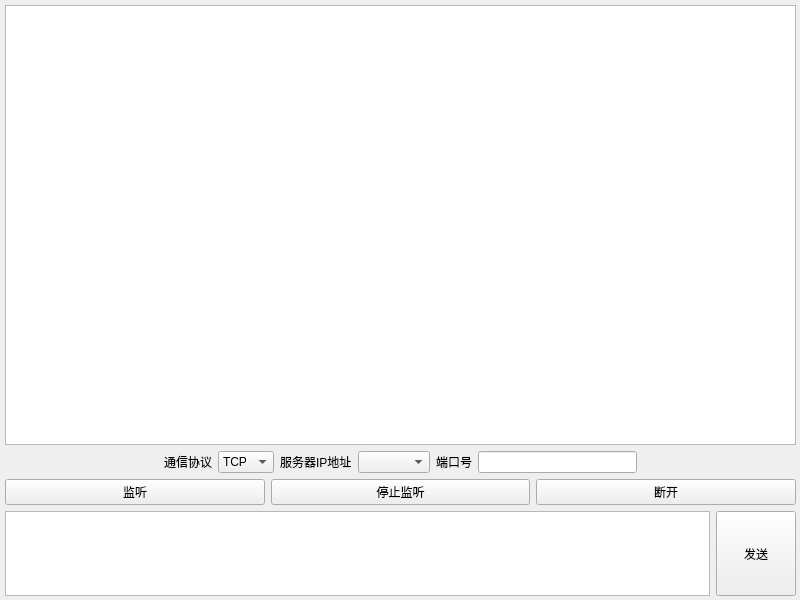
<?xml version="1.0" encoding="UTF-8"?>
<ui version="4.0">
 <class>Widget</class>
 <widget class="QWidget" name="Widget">
  <property name="geometry">
   <rect>
    <x>0</x>
    <y>0</y>
    <width>800</width>
    <height>600</height>
   </rect>
  </property>
  <property name="windowTitle">
   <string>网络调试助手服务端-老陈出品</string>
  </property>
  <widget class="QWidget" name="layoutWidget">
   <property name="geometry">
    <rect>
     <x>0</x>
     <y>0</y>
     <width>801</width>
     <height>601</height>
    </rect>
   </property>
   <layout class="QVBoxLayout" name="verticalLayout" stretch="6,1,1,1">
    <property name="leftMargin">
     <number>5</number>
    </property>
    <property name="topMargin">
     <number>5</number>
    </property>
    <property name="rightMargin">
     <number>5</number>
    </property>
    <property name="bottomMargin">
     <number>5</number>
    </property>
    <item>
     <widget class="QTextEdit" name="textEditRev"/>
    </item>
    <item>
     <layout class="QHBoxLayout" name="horizontalLayout">
      <item>
       <spacer name="horizontalSpacer">
        <property name="orientation">
         <enum>Qt::Horizontal</enum>
        </property>
        <property name="sizeHint" stdset="0">
         <size>
          <width>40</width>
          <height>20</height>
         </size>
        </property>
       </spacer>
      </item>
      <item>
       <widget class="QLabel" name="label">
        <property name="text">
         <string>通信协议</string>
        </property>
       </widget>
      </item>
      <item>
       <widget class="QComboBox" name="comboBoxProt">
        <item>
         <property name="text">
          <string>TCP</string>
         </property>
        </item>
        <item>
         <property name="text">
          <string>UDP</string>
         </property>
        </item>
       </widget>
      </item>
      <item>
       <widget class="QLabel" name="label_2">
        <property name="text">
         <string>服务器IP地址</string>
        </property>
       </widget>
      </item>
      <item>
       <widget class="QComboBox" name="comboBoxAddr"/>
      </item>
      <item>
       <widget class="QLabel" name="label_3">
        <property name="text">
         <string>端口号</string>
        </property>
       </widget>
      </item>
      <item>
       <widget class="QLineEdit" name="lineEditPort"/>
      </item>
      <item>
       <spacer name="horizontalSpacer_2">
        <property name="orientation">
         <enum>Qt::Horizontal</enum>
        </property>
        <property name="sizeHint" stdset="0">
         <size>
          <width>40</width>
          <height>20</height>
         </size>
        </property>
       </spacer>
      </item>
     </layout>
    </item>
    <item>
     <layout class="QHBoxLayout" name="horizontalLayout_2">
      <item>
       <widget class="QPushButton" name="btnListen">
        <property name="text">
         <string>监听</string>
        </property>
       </widget>
      </item>
      <item>
       <widget class="QPushButton" name="btnStopListen">
        <property name="text">
         <string>停止监听</string>
        </property>
       </widget>
      </item>
      <item>
       <widget class="QPushButton" name="btnLineout">
        <property name="text">
         <string>断开</string>
        </property>
       </widget>
      </item>
     </layout>
    </item>
    <item>
     <layout class="QHBoxLayout" name="horizontalLayout_3">
      <item>
       <widget class="QTextEdit" name="textEditSend"/>
      </item>
      <item>
       <widget class="QPushButton" name="pushButton_4">
        <property name="minimumSize">
         <size>
          <width>60</width>
          <height>85</height>
         </size>
        </property>
        <property name="text">
         <string>发送</string>
        </property>
       </widget>
      </item>
     </layout>
    </item>
   </layout>
  </widget>
 </widget>
 <resources/>
 <connections/>
</ui>
